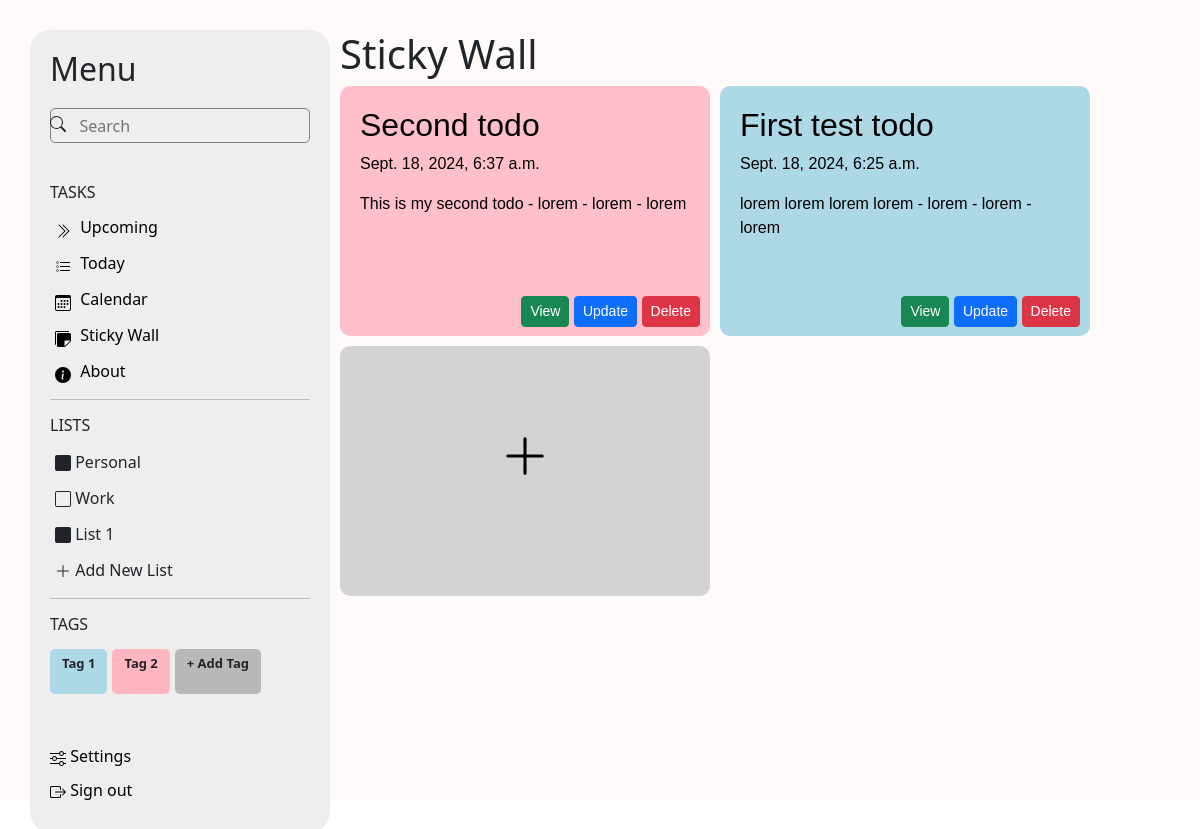
The app's page /sticky-wall/, older data.
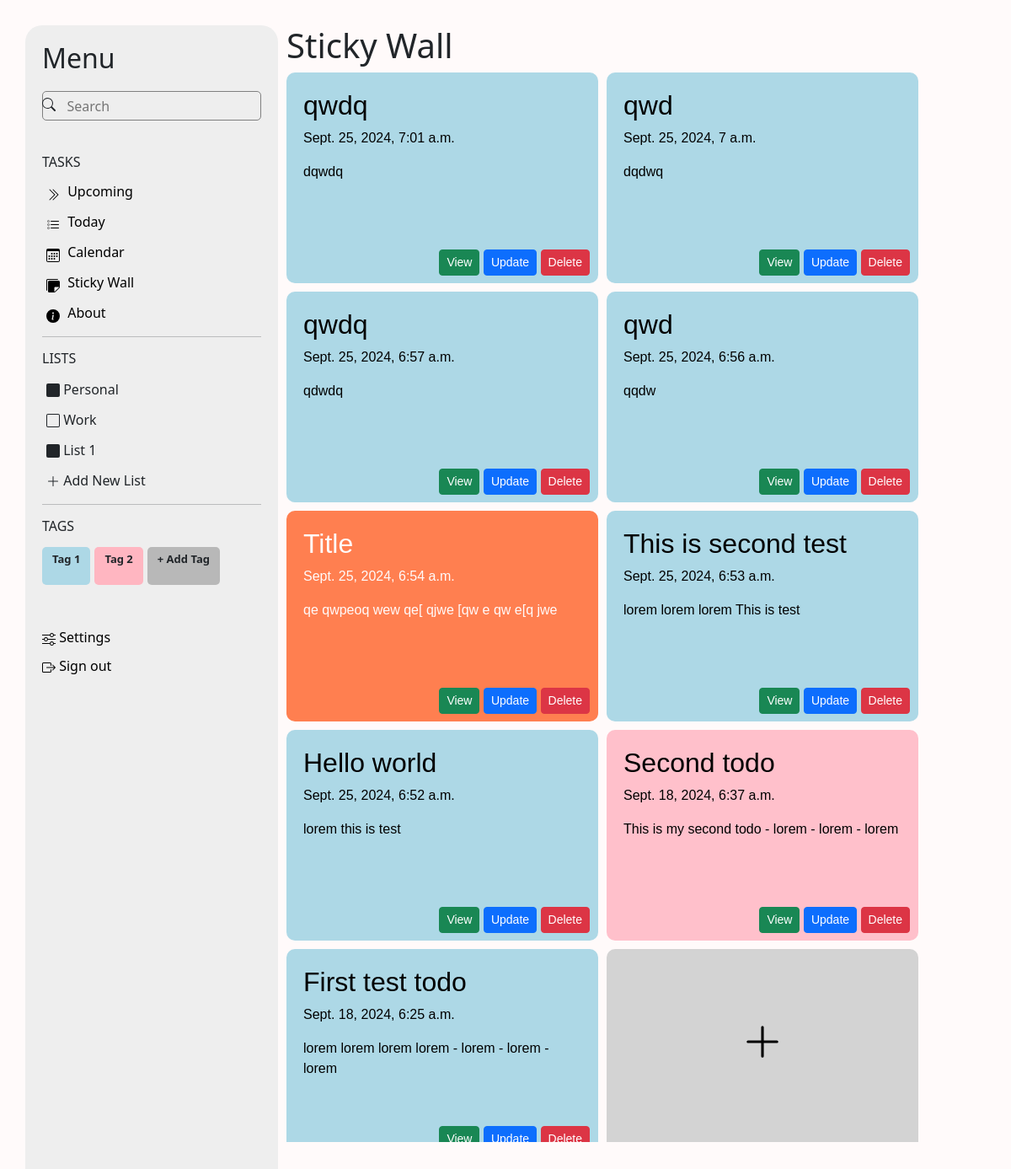
The same page, newer data.
### main/models.py (models this page shows, shortened)
class Todos(models.Model):
    title = models.CharField(max_length=255)
    description = models.TextField()
    owner = models.CharField(max_length=20)
    deadline = models.DateTimeField(null=True, blank=True)
    background_color = models.CharField(max_length=20, default='lightblue')
    text_color = models.CharField(max_length=20, default='black')
    done = models.BooleanField(default=False)
    created_at = models.DateTimeField(auto_now_add=True)
    updated_at = models.DateTimeField(auto_now=True)
    class Meta:
        ordering = ['-created_at']
        verbose_name = 'Todo'
        verbose_name_plural = 'Todos'

### main/views.py (the view)
# urls.py: path("sticky-wall/", sticky_wall, name="sticky_wall"),
def sticky_wall(request):
    context = {
        'todos': Todos.objects.all()
    }
    return render(request, "sticky_wall.html", context)

### main/templates/sticky_wall.html
{% extends 'skeleton.html' %}
{% load static %}
{% block css %}
  <link rel="stylesheet" href="{% static 'styles/sticky_wall.css' %}" />
{% endblock %}
{% block content %}
  <h1>Sticky Wall</h1>
  <div class="todos-wrapper">
    {% for todo in todos %}
      <div class="todo" style="background-color: {{ todo.background_color }}; color: {{ todo.text_color }}">
        <div class="todo-content">
          <div class="todo-title-time">
            <h2 class="todo-title">{{ todo.title }}</h2>
            <p class="todo-created-time">{{ todo.created_at }}</p>
          </div>
          <p>{{ todo.description }}</p>
        </div>
        <div class="todo-footer">
          <a href="{% url 'todo_details' todo.id %}" class="btn btn-success btn-sm">View</a>
          <a href="#" class="btn btn-primary btn-sm">Update</a>
          <a href="#" class="btn btn-danger btn-sm">Delete</a>
        </div>
      </div>
    {% endfor %}
    <a href="{% url 'create_new_todo' %}" class="todo new-todo">
      <div>
        <svg xmlns="http://www.w3.org/2000/svg" width="50" height="50" fill="currentColor" class="bi bi-plus-lg" viewBox="0 0 16 16">
          <path fill-rule="evenodd" d="M8 2a.5.5 0 0 1 .5.5v5h5a.5.5 0 0 1 0 1h-5v5a.5.5 0 0 1-1 0v-5h-5a.5.5 0 0 1 0-1h5v-5A.5.5 0 0 1 8 2" />
        </svg>
      </div>
    </a>
  </div>
{% endblock %}

Row changes from the older to the newer data that the page shows:
added Todos: title "qwdq", created_at "Sept. 25, 2024, 7:01 a.m.", description "dqwdq"
added Todos: title "qwd", created_at "Sept. 25, 2024, 7 a.m.", description "dqdwq"
added Todos: title "qwdq", created_at "Sept. 25, 2024, 6:57 a.m.", description "qdwdq"
added Todos: title "qwd", created_at "Sept. 25, 2024, 6:56 a.m.", description "qqdw"
added Todos: title "Title", created_at "Sept. 25, 2024, 6:54 a.m.", description "qe qwpeoq wew qe[ qjwe [qw e qw e[q jwe", background_color "coral" (drawn), text_color "snow" (drawn)
added Todos: title "This is second test", created_at "Sept. 25, 2024, 6:53 a.m.", description "lorem lorem lorem This is test"
added Todos: title "Hello world", created_at "Sept. 25, 2024, 6:52 a.m.", description "lorem this is test"
